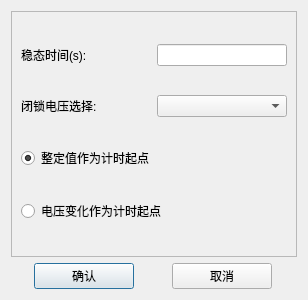
<?xml version="1.0" encoding="UTF-8"?>
<ui version="4.0">
 <class>QLowVolCommonParasDlg</class>
 <widget class="QDialog" name="QLowVolCommonParasDlg">
  <property name="geometry">
   <rect>
    <x>0</x>
    <y>0</y>
    <width>304</width>
    <height>300</height>
   </rect>
  </property>
  <property name="windowTitle">
   <string>通用参数设置</string>
  </property>
  <layout class="QVBoxLayout" name="verticalLayout" stretch="4,1">
   <item>
    <widget class="QFrame" name="frame">
     <property name="frameShape">
      <enum>QFrame::StyledPanel</enum>
     </property>
     <property name="frameShadow">
      <enum>QFrame::Raised</enum>
     </property>
     <layout class="QGridLayout" name="gridLayout">
      <item row="0" column="0">
       <widget class="QLabel" name="m_labPreFaultTime">
        <property name="sizePolicy">
         <sizepolicy hsizetype="Fixed" vsizetype="Fixed">
          <horstretch>0</horstretch>
          <verstretch>0</verstretch>
         </sizepolicy>
        </property>
        <property name="minimumSize">
         <size>
          <width>130</width>
          <height>0</height>
         </size>
        </property>
        <property name="maximumSize">
         <size>
          <width>130</width>
          <height>16777215</height>
         </size>
        </property>
        <property name="text">
         <string>稳态时间(s):</string>
        </property>
       </widget>
      </item>
      <item row="0" column="1">
       <widget class="QLineEdit" name="m_txt_SteadyTime">
        <property name="sizePolicy">
         <sizepolicy hsizetype="Fixed" vsizetype="Fixed">
          <horstretch>0</horstretch>
          <verstretch>0</verstretch>
         </sizepolicy>
        </property>
        <property name="minimumSize">
         <size>
          <width>130</width>
          <height>0</height>
         </size>
        </property>
        <property name="maximumSize">
         <size>
          <width>130</width>
          <height>16777215</height>
         </size>
        </property>
       </widget>
      </item>
      <item row="1" column="0">
       <widget class="QLabel" name="m_labFaultTrig">
        <property name="sizePolicy">
         <sizepolicy hsizetype="Fixed" vsizetype="Fixed">
          <horstretch>0</horstretch>
          <verstretch>0</verstretch>
         </sizepolicy>
        </property>
        <property name="minimumSize">
         <size>
          <width>130</width>
          <height>0</height>
         </size>
        </property>
        <property name="maximumSize">
         <size>
          <width>130</width>
          <height>16777215</height>
         </size>
        </property>
        <property name="text">
         <string>闭锁电压选择:</string>
        </property>
       </widget>
      </item>
      <item row="1" column="1">
       <widget class="QComboBox" name="m_cmb_VBlock">
        <property name="sizePolicy">
         <sizepolicy hsizetype="Fixed" vsizetype="Fixed">
          <horstretch>0</horstretch>
          <verstretch>0</verstretch>
         </sizepolicy>
        </property>
        <property name="minimumSize">
         <size>
          <width>130</width>
          <height>0</height>
         </size>
        </property>
        <property name="maximumSize">
         <size>
          <width>130</width>
          <height>16777215</height>
         </size>
        </property>
       </widget>
      </item>
      <item row="2" column="0" colspan="2">
       <widget class="QRadioButton" name="m_rBtn_SettingValue">
        <property name="text">
         <string>整定值作为计时起点</string>
        </property>
        <property name="checked">
         <bool>true</bool>
        </property>
       </widget>
      </item>
      <item row="3" column="0" colspan="2">
       <widget class="QRadioButton" name="m_rBtn_FreqChange">
        <property name="text">
         <string>电压变化作为计时起点</string>
        </property>
        <property name="checked">
         <bool>false</bool>
        </property>
       </widget>
      </item>
     </layout>
    </widget>
   </item>
   <item>
    <layout class="QHBoxLayout" name="horizontalLayout" stretch="0,0">
     <property name="spacing">
      <number>15</number>
     </property>
     <item>
      <widget class="QPushButton" name="m_btnOK">
       <property name="sizePolicy">
        <sizepolicy hsizetype="Fixed" vsizetype="Fixed">
         <horstretch>0</horstretch>
         <verstretch>0</verstretch>
        </sizepolicy>
       </property>
       <property name="minimumSize">
        <size>
         <width>100</width>
         <height>0</height>
        </size>
       </property>
       <property name="maximumSize">
        <size>
         <width>100</width>
         <height>16777215</height>
        </size>
       </property>
       <property name="text">
        <string>确认</string>
       </property>
      </widget>
     </item>
     <item>
      <widget class="QPushButton" name="m_btnCancel">
       <property name="sizePolicy">
        <sizepolicy hsizetype="Fixed" vsizetype="Fixed">
         <horstretch>0</horstretch>
         <verstretch>0</verstretch>
        </sizepolicy>
       </property>
       <property name="minimumSize">
        <size>
         <width>100</width>
         <height>0</height>
        </size>
       </property>
       <property name="maximumSize">
        <size>
         <width>100</width>
         <height>16777215</height>
        </size>
       </property>
       <property name="text">
        <string>取消</string>
       </property>
      </widget>
     </item>
    </layout>
   </item>
  </layout>
 </widget>
 <resources/>
 <connections/>
</ui>
